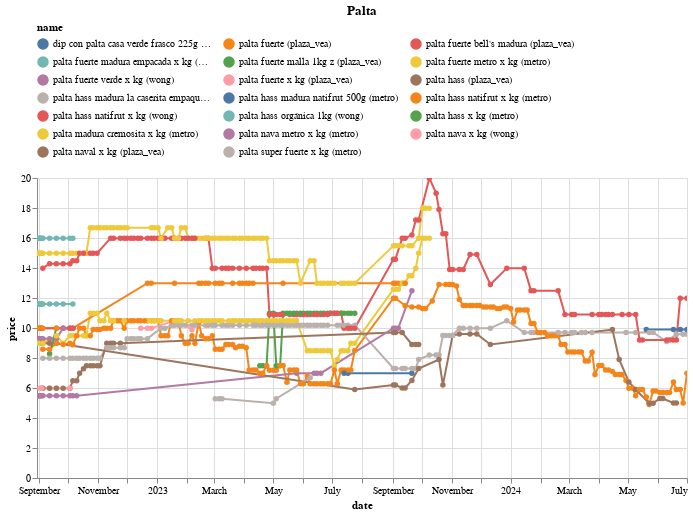

The notebook cell saved with this chart:
### Code cell
(df
 .loc[df.name.isin(names)]
 .pipe(alt.Chart)
 .mark_line(point=True)
 .encode(x='date', y='price', color='name', tooltip=['name','price'])
 .properties(width=650, title='Palta')
 .interactive()
 .configure_legend(orient='top', columns=3)
)

### Figure 1 — Vega-Lite specification as saved in the notebook (floating-point values rounded to 4 significant figures; data arrays with more than 128 entries replaced by an {"elided": "..."} marker saying what was removed)
{"config": {"view": {"continuousWidth": 300, "continuousHeight": 300}, "legend": {"columns": 3, "orient": "top"}}, "data": {"name": "data-ab3cb0ee6d5d2b3b7e8ee84e1b73f52d"}, "mark": {"type": "line", "point": true}, "encoding": {"color": {"field": "name", "type": "nominal"}, "tooltip": [{"field": "name", "type": "nominal"}, {"field": "price", "type": "quantitative"}], "x": {"field": "date", "type": "temporal"}, "y": {"field": "price", "type": "quantitative"}}, "params": [{"name": "param_14", "select": {"type": "interval", "encodings": ["x", "y"]}, "bind": "scales"}], "title": "Palta", "width": 650, "$schema": "https://vega.github.io/schema/vega-lite/v5.17.0.json", "datasets": {"data-ab3cb0ee6d5d2b3b7e8ee84e1b73f52d": {"elided": "782 records"}}}
